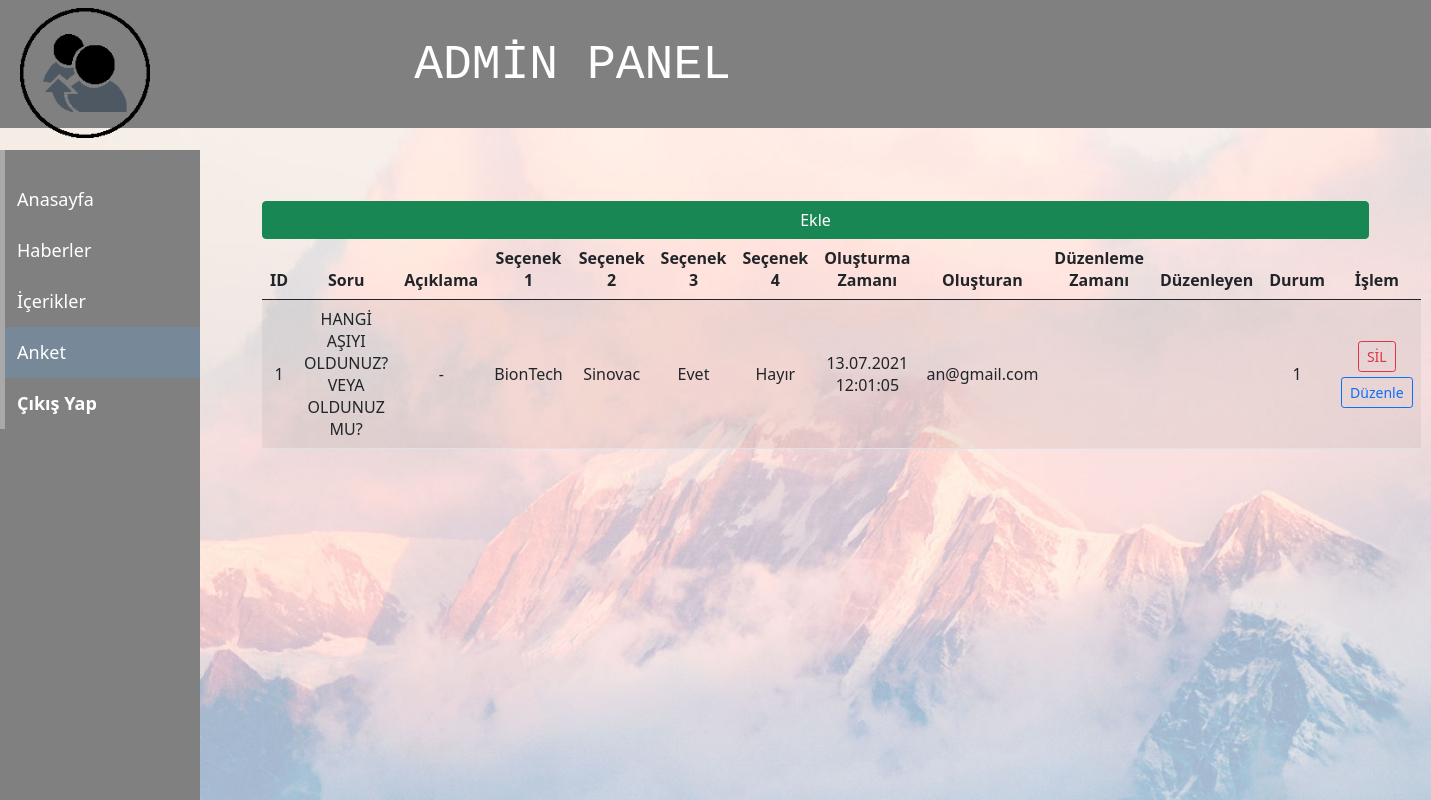
Page /anket.php on the committed database.
### tables this page shows
CREATE TABLE `surveys` (
  `ID` int(3) NOT NULL,
  `question` varchar(100) NOT NULL,
  `explanation` varchar(100) NOT NULL,
  `option1` varchar(30) NOT NULL,
  `option2` varchar(30) NOT NULL,
  `option3` varchar(30) NOT NULL,
  `option4` varchar(30) NOT NULL,
  `vote1` int(11) NOT NULL,
  `vote2` int(11) NOT NULL,
  `vote3` int(11) NOT NULL,
  `vote4` int(11) NOT NULL,
  `creation_time` varchar(20) NOT NULL,
  `owner` varchar(15) NOT NULL,
  `update_time` varchar(20) NOT NULL,
  `updater` varchar(15) NOT NULL,
  `state` tinyint(1) NOT NULL
);

### anket.php (the view, shortened to what this page needs)
<?php
require("connect.php");
require("menu.php");
require("menu2.php");
?>
<!DOCTYPE html>
<html lang="en">
<head>
</head>
<body>
<div id="content">
<div class="container">
   <a href="anket_ekle.php"><button style="width:100%;" type="button" class="btn btn-success">Ekle</button></a>
   <?php
      $sqlquery = "SELECT * FROM surveys";
      $tablo = $db->query($sqlquery);
      if ($tablo->num_rows > 0)
      {
    ?>
        <table  class="table table-striped table-hover">
        <thead>
            <tr>
              <th scope="col">ID</th>
              <th scope="col">Soru</th>
              <th scope="col">Açıklama</th>
              <th scope="col">Seçenek 1</th>
              <th scope="col">Seçenek 2</th>
              <th scope="col">Seçenek 3</th>
              <th scope="col">Seçenek 4</th>
              <th scope="col">Oluşturma Zamanı</th>
              <th scope="col">Oluşturan</th>
              <th scope="col">Düzenleme Zamanı</th>
              <th scope="col">Düzenleyen</th>
              <th scope="col">Durum</th>
              <th scope="col">İşlem</th>
            </tr>
            </thead>
              <?php
                while($kayit = $tablo->fetch_assoc())
                {
              ?>
                <tr>
                  <td scope="col"><?=$kayit["ID"]?></td>
                  <td scope="col"><?=$kayit["question"]?></td>
                  <td scope="col"><?=$kayit["explanation"]?></td>
                  <td scope="col"><?=$kayit["option1"]?></td>
                  <td scope="col"><?=$kayit["option2"]?></td>
                  <td scope="col"><?=$kayit["option3"]?></td>
                  <td scope="col"><?=$kayit["option4"]?></td>
                  <td scope="col"><?=$kayit["creation_time"]?></td>
                  <td scope="col"><?=$kayit["owner"]?></td>
                  <td scope="col"><?=$kayit["update_time"]?></td>
                  <td scope="col"><?=$kayit["updater"]?></td>
                  <td scope="col"><?=$kayit["state"]?></td>
                  <td>
                    <a href="anket_sil.php?id=<?= $kayit["ID"] ?>"> <button type="button" class="btn btn-outline-danger btn-sm">SİL</button></a>
                    <a href="anket_duzenle.php?id=<?= $kayit["ID"] ?>"><button type="button" class="btn btn-outline-primary btn-sm" style="margin-top:5px;">Düzenle</button></a>
                  </td>
                </tr>
              <?php
                }
              ?>
         </table>
              <?php
                  }
                  else
                  {
                    echo "<script>swal('Kayıt Bulunamadı', 'Geçmek İçin OK tuşuna basın', 'warning')</script>";
                  }
              ?>
</div>
</div>
</body>
</html>

### menu.php (style rules this page uses)
body { margin: 0px; }
.table { text-align:center; vertical-align: middle; }
.container { margin-top: 50px; }
#content { margin-left: 230px; margin-right:30px; padding: 1px 20px; margin-top:150px; }

### rows in the picture
surveys: ID "1", question "HANGİ AŞIYI OLDUNUZ? VEYA OLDUNUZ MU?", explanation "-", option1 "BionTech", option2 "Sinovac", option3 "Evet", option4 "Hayır", creation_time "13.07.2021 12:01:05", owner "an@gmail.com", state "1"
